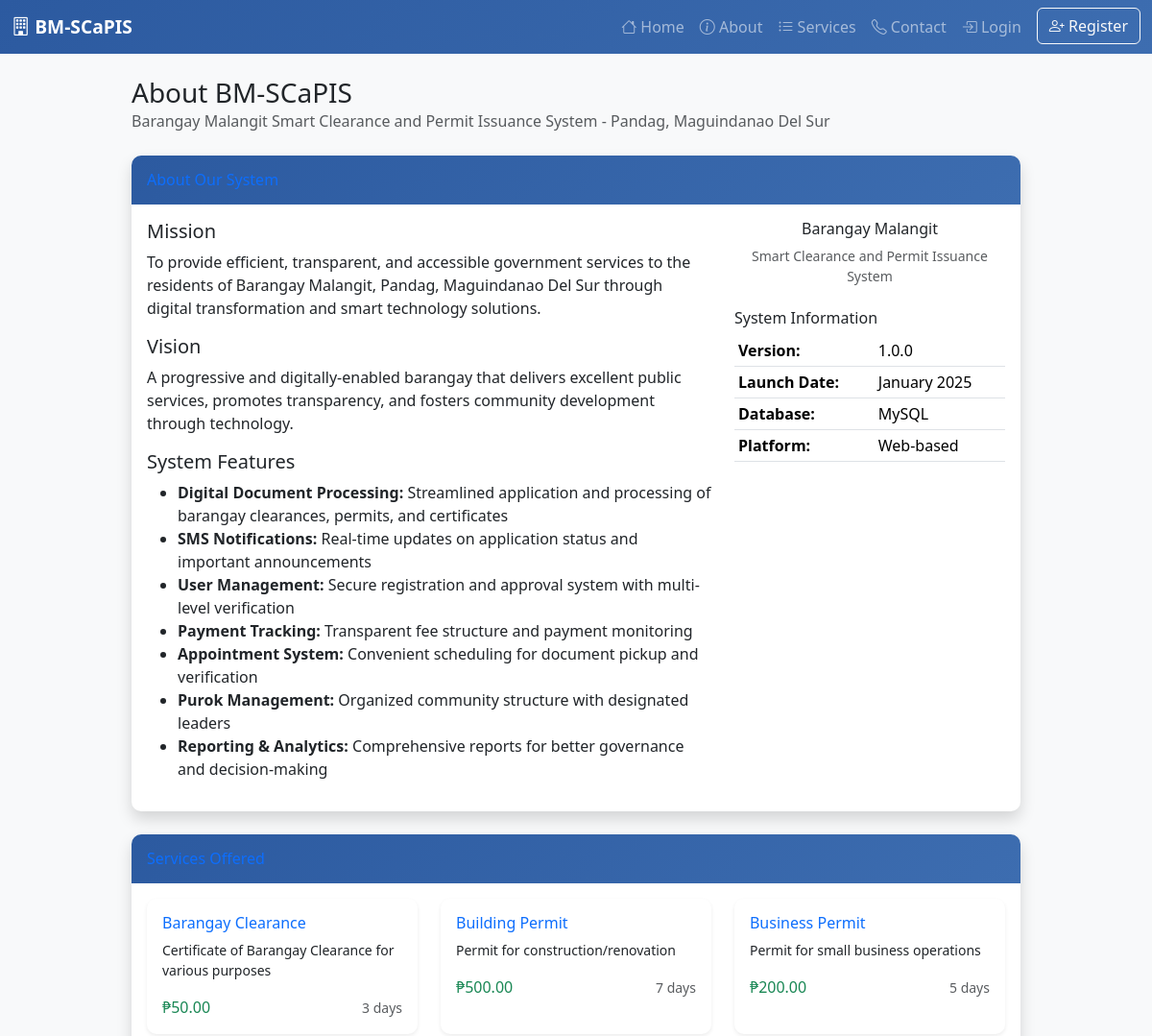
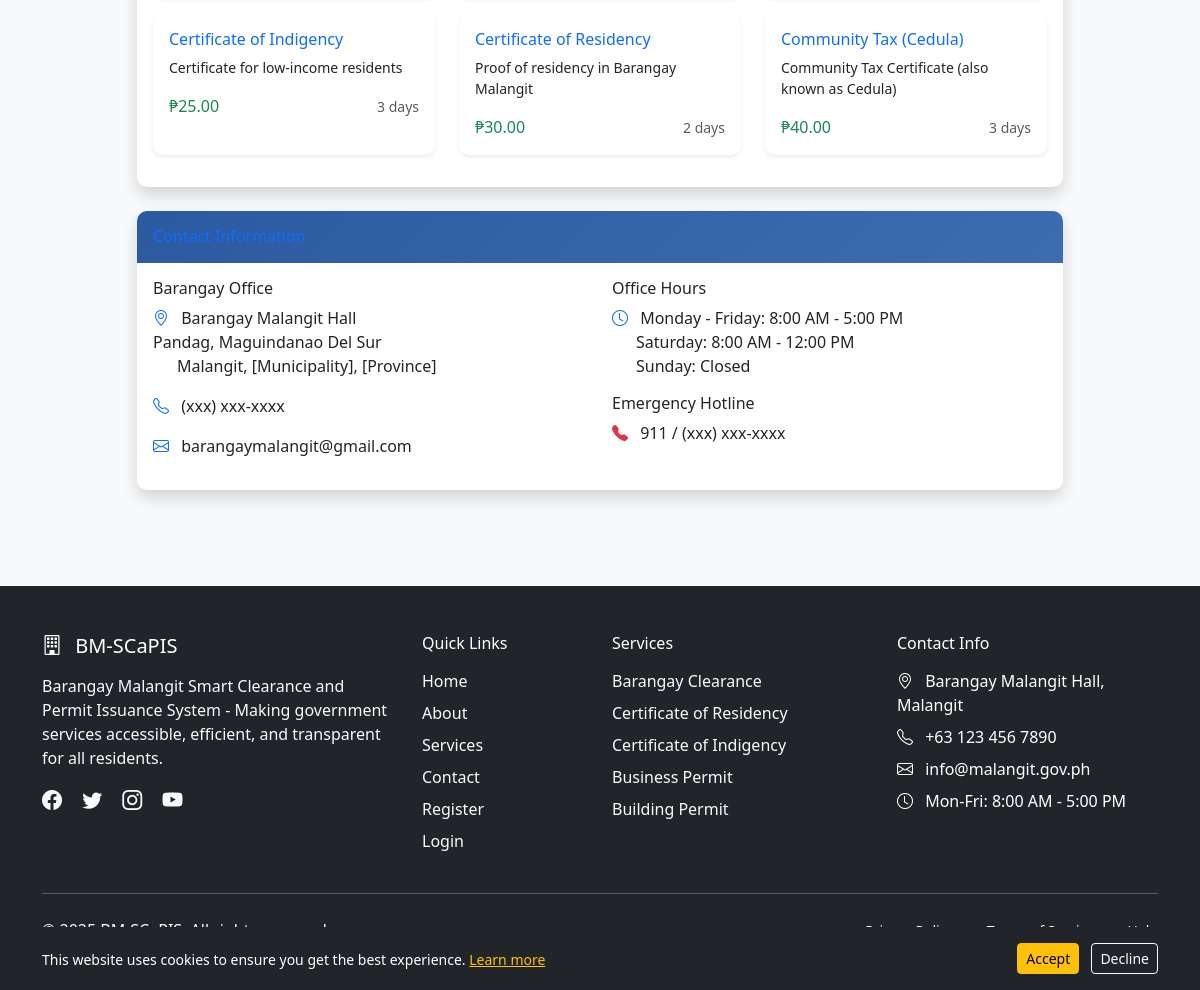
Page /about.php on the committed database (2 pictures, top to bottom).
### tables this page shows
CREATE TABLE `document_types` (
  `id` int(11) NOT NULL,
  `type_name` varchar(100) NOT NULL,
  `description` text DEFAULT NULL,
  `fee` decimal(8,2) DEFAULT 0.00,
  `requirements` text DEFAULT NULL,
  `processing_days` int(11) DEFAULT 3,
  `is_active` tinyint(1) DEFAULT 1,
  `created_at` timestamp NOT NULL DEFAULT current_timestamp()
);

### about.php (the view, shortened to what this page needs)
<?php
require_once 'header.php';
?>
<div class="container py-4">
    <div class="row justify-content-center">
        <div class="col-lg-10">
            <div class="d-flex justify-content-between align-items-center mb-4">
                <div>
                    <h1 class="h3 mb-0 text-gray-800">About BM-SCaPIS</h1>
                    <p class="mb-0 text-muted">Barangay Malangit Smart Clearance and Permit Issuance System - Pandag, Maguindanao Del Sur</p>
                </div>
            </div>
            <div class="card shadow mb-4">
                <div class="card-header py-3">
                    <h6 class="m-0 font-weight-bold text-primary">About Our System</h6>
                </div>
                <div class="card-body">
                    <div class="row">
                        <div class="col-lg-8">
                            <h5>Mission</h5>
                            <p class="text-justify">
                                To provide efficient, transparent, and accessible government services to the residents of Barangay Malangit, Pandag, Maguindanao Del Sur through digital transformation and smart technology solutions.
                            </p>
                            <h5>Vision</h5>
                            <p class="text-justify">
                                A progressive and digitally-enabled barangay that delivers excellent public services, promotes transparency, and fosters community development through technology.
                            </p>
                            <h5>System Features</h5>
                            <ul>
                                <li><strong>Digital Document Processing:</strong> Streamlined application and processing of barangay clearances, permits, and certificates</li>
                                <li><strong>SMS Notifications:</strong> Real-time updates on application status and important announcements</li>
                                <li><strong>User Management:</strong> Secure registration and approval system with multi-level verification</li>
                                <li><strong>Payment Tracking:</strong> Transparent fee structure and payment monitoring</li>
                                <li><strong>Appointment System:</strong> Convenient scheduling for document pickup and verification</li>
                                <li><strong>Purok Management:</strong> Organized community structure with designated leaders</li>
                                <li><strong>Reporting & Analytics:</strong> Comprehensive reports for better governance and decision-making</li>
                            </ul>
                        </div>
                        <div class="col-lg-4">
                            <div class="text-center">
                                <h6>Barangay Malangit</h6>
                                <p class="text-muted small">Smart Clearance and Permit Issuance System</p>
                            </div>
                            <div class="mt-4">
                                <h6>System Information</h6>
                                <table class="table table-sm">
                                    <tr>
                                        <td><strong>Version:</strong></td>
                                        <td><?php echo SYSTEM_VERSION; ?></td>
                                    </tr>
                                    <tr>
                                        <td><strong>Launch Date:</strong></td>
                                        <td>January 2025</td>
                                    </tr>
                                    <tr>
                                        <td><strong>Database:</strong></td>
                                        <td>MySQL</td>
                                    </tr>
                                    <tr>
                                        <td><strong>Platform:</strong></td>
                                        <td>Web-based</td>
                                    </tr>
                                </table>
                            </div>
                        </div>
                    </div>
                </div>
            </div>
            <div class="card shadow mb-4">
                <div class="card-header py-3">
                    <h6 class="m-0 font-weight-bold text-primary">Services Offered</h6>
                </div>
                <div class="card-body">
                    <div class="row">
                        <?php
                        $stmt = $pdo->prepare("SELECT * FROM document_types WHERE is_active = 1 ORDER BY type_name");
                        $stmt->execute();
                        $documentTypes = $stmt->fetchAll();
                        foreach ($documentTypes as $doc) {
                            echo '<div class="col-md-6 col-lg-4 mb-3">';
                            echo '<div class="card h-100 border-left-primary">';
                            echo '<div class="card-body">';
                            echo '<h6 class="card-title text-primary">' . htmlspecialchars($doc['type_name']) . '</h6>';
                            echo '<p class="card-text small">' . htmlspecialchars($doc['description']) . '</p>';
                            echo '<div class="d-flex justify-content-between align-items-center">';
                            echo '<span class="text-success font-weight-bold">₱' . number_format($doc['fee'], 2) . '</span>';
                            echo '<span class="text-muted small">' . $doc['processing_days'] . ' days</span>';
                            echo '</div>';
                            echo '</div>';
                            echo '</div>';
                            echo '</div>';
                        }
                        ?>
                    </div>
                </div>
            </div>
            <div class="card shadow mb-4">
                <div class="card-header py-3">
                    <h6 class="m-0 font-weight-bold text-primary">Contact Information</h6>
                </div>
                <div class="card-body">
                    <div class="row">
                        <div class="col-md-6">
                            <h6>Barangay Office</h6>
                            <p>
                                <i class="bi bi-geo-alt text-primary me-2"></i>
                                Barangay Malangit Hall<br>
                                Pandag, Maguindanao Del Sur<br>
                                <span class="ms-4">Malangit, [Municipality], [Province]</span>
                            </p>
                            <p>
                                <i class="bi bi-telephone text-primary me-2"></i>
                                (xxx) xxx-xxxx
                            </p>
                            <p>
                                <i class="bi bi-envelope text-primary me-2"></i>
                                barangaymalangit@gmail.com
                            </p>
                        </div>
                        <div class="col-md-6">
                            <h6>Office Hours</h6>
                            <p>
                                <i class="bi bi-clock text-primary me-2"></i>
                                Monday - Friday: 8:00 AM - 5:00 PM<br>
                                <span class="ms-4">Saturday: 8:00 AM - 12:00 PM</span><br>
                                <span class="ms-4">Sunday: Closed</span>
                            </p>
                            <h6 class="mt-3">Emergency Hotline</h6>
                            <p>
                                <i class="bi bi-telephone-fill text-danger me-2"></i>
                                911 / (xxx) xxx-xxxx
                            </p>
                        </div>
                    </div>
                </div>
            </div>
        </div>
    </div>
</div>
<?php require_once 'footer.php'; ?>

### header.php (style rules this page uses)
:root { --primary-color: #2c5aa0; --secondary-color: #f8f9fa; --success-color: #28a745; --warning-color: #ffc107; --danger-color: #dc3545; --info-color: #17a2b8; --dark-color: #343a40; --light-color: #f8f9fa; }
body { font-family: 'Segoe UI', Tahoma, Geneva, Verdana, sans-serif; background-color: var(--secondary-color); padding-top: 56px; }
.card { border: none; border-radius: 10px; box-shadow: 0 0.125rem 0.25rem rgba(0, 0, 0, 0.075); transition: all 0.3s ease; }
.card-header { background: linear-gradient(135deg, var(--primary-color), #3d6db0); color: white; border-radius: 10px 10px 0 0 !important; border: none; }
.d-flex { min-width: 0; }
.card-body { overflow: visible !important; position: relative; z-index: 1; }
.card { overflow: visible !important; }

### rows in the picture
document_types: type_name "Barangay Clearance", description "Certificate of Barangay Clearance for various purposes", fee "50.00", processing_days "3"
document_types: type_name "Building Permit", description "Permit for construction/renovation", fee "500.00", processing_days "7"
document_types: type_name "Business Permit", description "Permit for small business operations", fee "200.00", processing_days "5"
document_types: type_name "Certificate of Indigency", description "Certificate for low-income residents", fee "25.00", processing_days "3"
document_types: type_name "Certificate of Residency", description "Proof of residency in Barangay Malangit", fee "30.00", processing_days "2"
document_types: type_name "Community Tax (Cedula)", description "Community Tax Certificate (also known as Cedula)", fee "40.00", processing_days "3"

### other values in the picture
SYSTEM_NAME "BM-SCaPIS"
SYSTEM_VERSION "1.0.0"
BARANGAY_NAME "Barangay Malangit"
